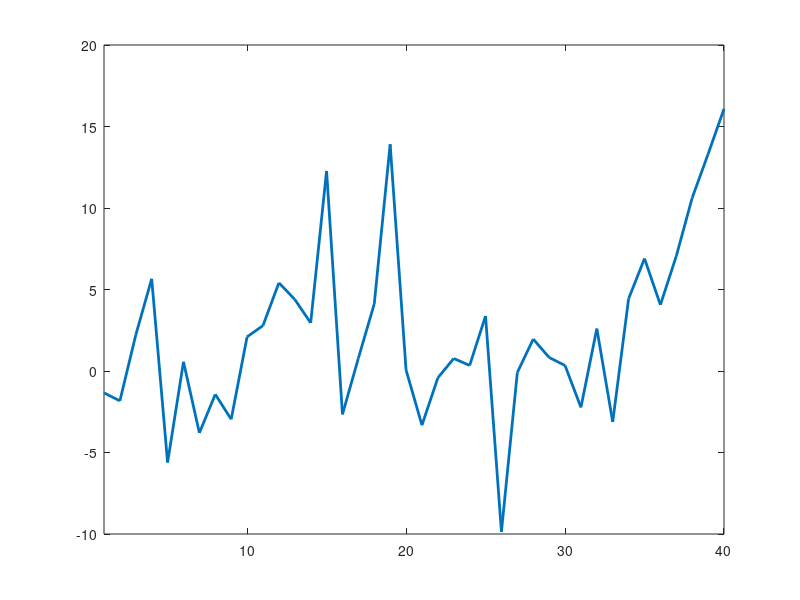
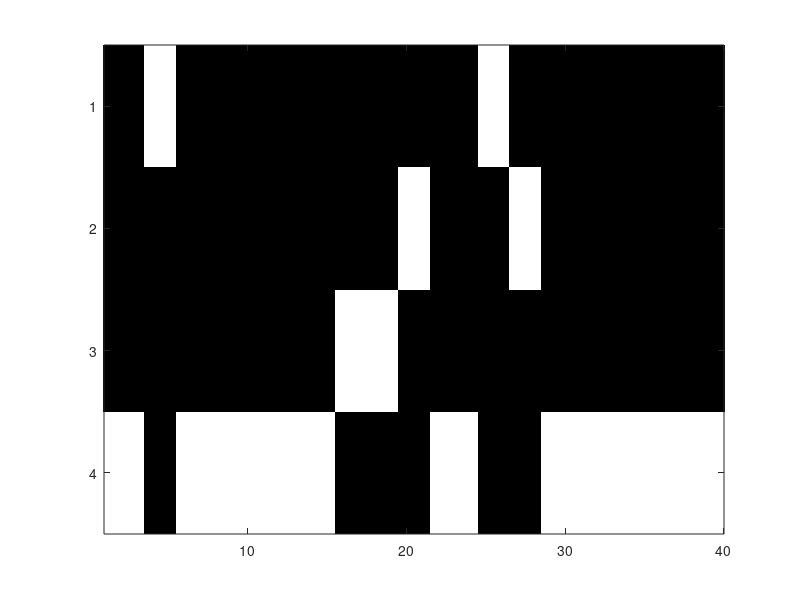
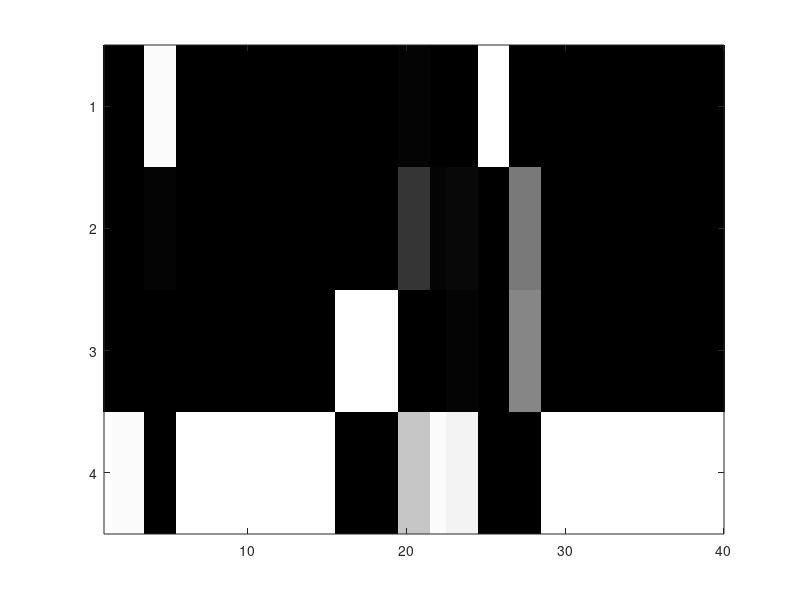
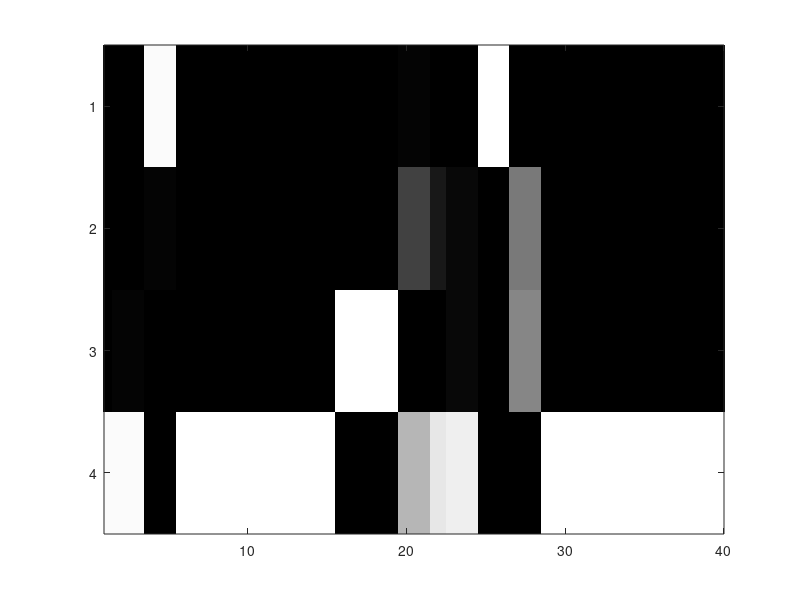

The MATLAB source for these figures, in order:
function SRLDSexample
close all

%% constant
    S=4; T=40; dh=5;

%% make some data
    [p,V,s,~]=chooseData(T,S,dh);

    figure('units','normalized','position',[0.05 0.4 0.95 0.1]);
    plot(1:T,V,'LineWidth',2,'MarkerSize',12); xlim([1 T]);
    drawnow;

    %% Ground truth    
    massReal=zeros(S,T);
    for t=1:T
        massReal(s(t),t)=1;
    end
    figure('units','normalized','position',[0.05 0.45 0.95 0.1]);
    imagesc(massReal);
    colormap('gray');
    xlim([1 T]);
    drawnow;

    %% Approximations
    numGaussians=[2 10];

    for n=1:length(numGaussians)
        [fapprox,Fapprox,wapprox,~]=filtering(p,V,numGaussians(n));
        [x,~]=RTSLinearSmoother(p,V,fapprox,Fapprox,wapprox,numGaussians(n));

        massApprox=zeros(S,T);
        for t=1:T
            for j=1:S
                massApprox(j,t)=sum(sum(x{t}(j,:,:),3),2);
            end
        end
        figure('units','normalized','position',[0.05 0.45 0.95 0.1]);
        imagesc(massApprox);
        colormap('gray');
        xlim([1 T]);
        drawnow;
    end;
    
    %% Exact Inference
    [fapprox,Fapprox,wapprox,~]=filtering(p,V,inf);
    [x,~]=RTSLinearSmoother(p,V,fapprox,Fapprox,wapprox,inf);

    massExact=zeros(S,T);
    for t=1:T
        for j=1:S
            massExact(j,t)=sum(sum(x{t}(j,:,:),3),2);
        end
    end
    figure('units','normalized','position',[0.05 0.45 0.95 0.1]);
    imagesc(massExact); colormap('gray'); xlim([1 T]);
    drawnow;
            
    keyboard           
end
function [p,V,s,H]=chooseData(T,S,dh)
    V(1)=inf;
    s(1)=0;
    missed=true;
    while min(V)<-10|| max(V)>25 || missed
        [p,V,s,H]=createData(T,S,dh);
        missed=false;
        for i=1:S
            if ~ismember(i,s)
                missed=true;
            end
        end
    end
end
function [p,V,s,H]=createData(T,S,dh)
%% constant
    ceq0=1;
    ceq1=2;

    for s=1:S
        p.B0{s}=randn(1,dh); p.mu0v{s}=randn; p.sig0v{s}=5;   p.mu0h{s}=randn(dh,1); p.sig0h{s}=randcov(dh); p.A{s}=randn(dh);
        p.B1{s}=randn(1,dh); p.mu1v{s}=randn; p.sig1v{s}=5;   p.mu1h{s}=randn(dh,1); p.sig1h{s}=randcov(dh);
        p.pstgstm1ctm1(s,s,ceq1)=0.999999; % if the process just flipped, it doesn't flip again now
        p.pstgstm1ctm1(s,s,ceq0)=rand/2+0.5; % if the process just flipped, it doesn't flip again now
        for sp=[1:s-1,s+1:S]
            p.pstgstm1ctm1(sp,s,ceq1)=(1-p.pstgstm1ctm1(s,s,ceq1))/(S-1);
            p.pstgstm1ctm1(sp,s,ceq0)=(1-p.pstgstm1ctm1(s,s,ceq0))/(S-1);
        end
        p.ps1(s)=rand;
        p.muh1{s}=randn(dh,1); p.sigh1{s}=randcov(dh);
    end
    p.ps1=p.ps1/sum(p.ps1);
    
    %dimensions
    dh=length(p.mu0h{1}); dv=length(p.mu0v{1});
    
    
    %initialise
    s=zeros(1,T); H=zeros(dh,T); V=zeros(dv,T);
    
    t=1;
    s(t)=randgen(p.ps1);
    H(:,t)=p.mu1h{s(t)}+chol(p.sig1h{s(t)})*randn(dh,1);
    V(:,t)=p.B1{s(t)}*H(:,t)+p.mu1v{s(t)}+chol(p.sig1v{s(t)})*randn(dv,1);
    
    t=2;
    s(t)=randgen(p.pstgstm1ctm1(:,s(t-1),1));
    if s(t)==s(t-1) % no reset
        H(:,t)=p.A{s(t)}*H(:,t-1)+p.mu0h{s(t)}+chol(p.sig0h{s(t)})*randn(dh,1);
        V(:,t)=p.B0{s(t)}*H(:,t)+p.mu0v{s(t)}+chol(p.sig0v{s(t)})*randn(dv,1);        
    else % reset
        H(:,t)=p.mu1h{s(t)}+chol(p.sig1h{s(t)})*randn(dh,1);
        V(:,t)=p.B1{s(t)}*H(:,t)+p.mu1v{s(t)}+chol(p.sig1v{s(t)})*randn(dv,1);
    end

    for t=3:T
        s(t)=randgen(p.pstgstm1ctm1(:,s(t-1),(s(t-1)~=s(t-2))+1));
        if s(t)==s(t-1) % no reset
            H(:,t)=p.A{s(t)}*H(:,t-1)+p.mu0h{s(t)}+chol(p.sig0h{s(t)})*randn(dh,1);
            V(:,t)=p.B0{s(t)}*H(:,t)+p.mu0v{s(t)}+chol(p.sig0v{s(t)})*randn(dv,1);        
        else % reset
            H(:,t)=p.mu1h{s(t)}+chol(p.sig1h{s(t)})*randn(dh,1);
            V(:,t)=p.B1{s(t)}*H(:,t)+p.mu1v{s(t)}+chol(p.sig1v{s(t)})*randn(dv,1);
        end
    end
end


%% FILTERING
function [f,F,w,alpha,loglik]=filtering(p,V,numgaussians)
%% constant
    ceq0=1;
    ceq1=2;

%% initialise
    T=length(V);
    dh=length(p.mu0h{1}); dv=length(p.mu0v{1});
    S=length(p.ps1);
    for t=1:T
        f{t}=zeros(dh,S,min(t+1,numgaussians));
        F{t}=zeros(dh,dh,S,min(t+1,numgaussians));
        w{t}=sparse(S,t+1,min(t+1,numgaussians));
        alpha{t}=zeros(S,1);
    end

    [st,~]=dbstack; fprintf([st(1).name ' n=%d\n'],numgaussians); clear st;
    tic
    
%% first time-step (t=1)
    t=1;

    %c1=1, reset
    for s=1:S
        [ft(:,s,1),Ft(:,:,s,1),logpvgsc]=...
            forwardUpdate(zeros(dh,1),zeros(dh,dh),V(:,t),zeros(dh,dh),p.B1{s},p.sig1h{s},p.sig1v{s},p.mu1h{s},p.mu1v{s});
        %output_ft = ft(:,s,1);

        %output_Ft = Ft(:,:,s,1);
        %output_log = logpvgsc;
        %input_paul = [zeros(dh,1),zeros(dh,dh),V(:,t),zeros(dh,dh),p.B1{s},p.sig1h{s},p.sig1v{s},p.mu1h{s},p.mu1v{s}];
        logp(s,1) = log(p.ps1(s))+logpvgsc;

        %c1=0, no reset
        [ft(:,s,2),Ft(:,:,s,2),logpvgsc]=...
            forwardUpdate(zeros(dh,1),zeros(dh,dh),V(:,t),zeros(dh,dh),p.B0{s},p.sigh1{s},p.sig0v{s},p.muh1{s},p.mu0v{s});
        logp(s,2) = log(p.ps1(s))+logpvgsc;
    end

    w{t}(:)=condexp(logp(:));

    % calculate likelihood 
    loglik=logsumexp(logp(:)',ones(1,2*S));    
    
    for s=1:S
        is{s}=find(w{t}(s,:));
        f{t}(:,s,:)=ft(:,s,is{s});
        F{t}(:,:,s,:)=Ft(:,:,s,is{s});
        alpha{t}(s)=sum(w{t}(s,:));
    end
    
%% remaining time-steps:
    fprintf('% 6.2f%%\n',0);
    factor=200;
    for t=2:T
        clear ft Ft;
        
        ft=zeros(dh,S,min(numgaussians+1,t+1));
        Ft=zeros(dh,dh,S,min(numgaussians+1,t+1));

        if mod(t,factor)==0; fprintf('\b\b\b\b\b\b\b\b% 6.2f%%\n',t*100/T); end;
        
        % have to calculate w
        clear logp;
        logp=ones(S,t+1)*-inf;
        
        for s=1:S
            %ct=1, reset
            [ft(:,s,1),Ft(:,:,s,1),logpvgscv]=...
                    forwardUpdate(zeros(dh,1),zeros(dh,dh),V(:,t),zeros(dh,dh),p.B1{s},p.sig1h{s},p.sig1v{s},p.mu1h{s},p.mu1v{s});

            pstm1ctm1(:,ceq1)=w{t-1}([1:s-1,s+1:S],1);
            pstm1ctm1(:,ceq0)=sum(w{t-1}([1:s-1,s+1:S],2:end),2);
            pstgstm1ctm1nots=reshape(p.pstgstm1ctm1(s,[1:s-1,s+1:S],:),S-1,2);
            
            % have to calculate w
            logp(s,1)=sum(log(pstm1ctm1(:)'*pstgstm1ctm1nots(:)))+logpvgscv; 

            %ct=0, no reset
            for n_i=1:length(is{s})
                % only get to index i+1 at time t from index i at time t-1
                [ft(:,s,n_i+1),Ft(:,:,s,n_i+1),logpvgsciv]=...
                        forwardUpdate(f{t-1}(:,s,n_i),F{t-1}(:,:,s,n_i),V(:,t),p.A{s},p.B0{s},p.sig0h{s},p.sig0v{s},p.mu0h{s},p.mu0v{s});

                i=is{s}(n_i);
                if i==1; ctm1=ceq1; else ctm1=ceq0; end

                logp(s,i+1)=sumlog([w{t-1}(s,i) p.pstgstm1ctm1(s,s,ctm1)])+logpvgsciv;
            end
        end
        
        wt=reshape(condexp(logp(:)),size(logp));
        
        for s=1:S
            is{s}=[1 is{s}+1];
            if (t>=numgaussians) % then drop a component
                [~,idrop]=min(wt(s,is{s}));
                Z=sum(wt(s,is{s}));
                is{s}=is{s}([1:idrop-1,idrop+1:numgaussians+1]);
                w{t}(s,:)=sparse(is{s},ones(1,numgaussians),wt(s,is{s}),t+1,1);
                w{t}(s,:)=w{t}(s,:)*Z/sum(w{t}(s,:)); % renormalise

                f{t}(:,s,:)=ft(:,s,[1:idrop-1,idrop+1:numgaussians+1]);
                F{t}(:,:,s,:)=Ft(:,:,s,[1:idrop-1,idrop+1:numgaussians+1]);
            else
                w{t}=wt;
                f{t}(:,s,:)=ft(:,s,is{s});
                F{t}(:,:,s,:)=Ft(:,:,s,is{s});
            end
            alpha{t}(s)=sum(w{t}(s,:));
        end
        
        % calculate likelihood 
        loglik=loglik+logsumexp(logp(:),ones(length(logp(:)),1));
    end
    
    toc
end
%% SMOOTHERS
function [x,beta]=RTSLinearSmoother(p,V,f,F,w,numgaussians)
%% constant
    ceq0=1;
    ceq1=2;

%% initialise
    T=length(V);
    dh=length(p.mu0h{1});
    S=length(p.ps1);

    [st,~]=dbstack; fprintf([st(1).name ' n=%d\n'],numgaussians); clear st;
    tic

%% t=T
    beta{T}=full(sum(w{T},2));

    for s=1:S   
        is{s}=find(squeeze(w{T}(s,:)));
        x{T}(s,1:length(is{s}),1)=full(w{T}(s,is{s}));
    
        meang{T}=zeros(dh,1);
        for n_i=1:length(is{s})
            gT{s,n_i,1}=f{T}(:,s,n_i);
            GT{s,n_i,1}=F{T}(:,:,s,n_i);
            meang{T}=meang{T}+x{T}(s,n_i,1)*gT{s,n_i,1};
        end
        jstp1{s}=1;
    end
    
    gtp1=gT;
    Gtp1=GT;
    istp1=is;
    
%% t<T
    fprintf('% 6.2f%%\n',0);

    factor=200;
    for t=T-1:-1:1
        meang{t}=zeros(dh,1);
        
        if mod(t,factor)==0; fprintf('\b\b\b\b\b\b\b\b% 6.2f%%\n',(T-t)*100/T); end;

        clear xt;
        for s=1:S
            is{s}=find(squeeze(w{t}(s,:)));

            for n_i=1:length(is{s})
                n_i_tp1=n_i+(istp1{s}(n_i)<=is{s}(n_i));

                % copy in from t+1
                if n_i_tp1<=length(istp1{s})
                    if is{s}(n_i)+1==istp1{s}(n_i_tp1)
                        xt(s,n_i,2:length(jstp1{s})+1)=x{t+1}(s,n_i_tp1,1:length(jstp1{s}));
                    end
                end
            end
            % calculate normalisation for jt=1
            Z(s)=p.pstgstm1ctm1(s,[1:s-1,s+1:S],ceq1)*w{t}([1:s-1,s+1:S],1) ...
                +   sum(p.pstgstm1ctm1(s,[1:s-1,s+1:S],ceq0)*w{t}([1:s-1,s+1:S],2:end));
            if istp1{s}(1)==1
                Z2(s)=sum(x{t+1}(s,1,:),3);
            else
                Z2(s)=0;
            end
        end
        for s=1:S
            
            % calculate j=1
            if is{s}(1)==1
                xt(s,1,1)=w{t}(s,1).*((p.pstgstm1ctm1([1:s-1,s+1:S],s,ceq1)'./Z([1:s-1,s+1:S]))*Z2([1:s-1,s+1:S])');
            end
            isbiggerthan1=find(is{s}>1);
            xt(s,isbiggerthan1,1)=w{t}(s,is{s}(isbiggerthan1)).*((p.pstgstm1ctm1([1:s-1,s+1:S],s,ceq0)'./Z([1:s-1,s+1:S]))*Z2([1:s-1,s+1:S])');
        end
        
        if numgaussians~=inf  % may need to drop something
            for s=1:S
                l_is=length(is{s});
                l_js=length(jstp1{s})+1;
                [i j v]=find(reshape(xt(s,:,1:l_js),l_is,l_js));
                [~,indices]=sort(v,'descend');
                num=min(length(indices),numgaussians); 
                indices=indices(1:num);
                xt(s,1:l_is,1:l_js)=full(sparse(i(indices),j(indices),v(indices)*sum(v)/sum(v(indices)),l_is,l_js));
            end
        end   
        %% now delete empty columns.
        x{t}=zeros(S,min(t+1,numgaussians),min(T-t+1,numgaussians));
        for s=1:S
            cols=find(squeeze(sum(xt(s,:,:),2)));
            x{t}(s,:,1:length(cols))=xt(s,:,cols);
            js{s}=[1 jstp1{s}+1]; js{s}=js{s}(cols);
        end
        
        
        beta{t}=full(sum(sum(x{t},3),2));
        meang{t}=zeros(dh,1);
                
        gt={}; Gt={};
        
        for s=1:S
            for n_j=1:length(js{s});
                jn=js{s}(n_j);
                if jn==1

                    for n_i=1:length(is{s});

                        gt{s,n_i,1}=f{t}(:,s,n_i);
                        Gt{s,n_i,1}=F{t}(:,:,s,n_i);

                        meang{t}=meang{t}+x{t}(s,n_i,1).*gt{s,n_i,1};
                    end

                else

                    n_j_tp1=1;
                    while jn-1~=jstp1{s}(n_j_tp1)
                        n_j_tp1=n_j_tp1+1;
                    end

                    for n_i=1:length(is{s});
                        if x{t}(s,n_i,n_j)>0
                            in=is{s}(n_i);

                            n_i_tp1=n_i+(istp1{s}(n_i)<=in);

                            [gt{s,n_i,n_j} Gt{s,n_i,n_j} ggpRGp]=backwardUpdate(gtp1{s,n_i_tp1,n_j_tp1},Gtp1{s,n_i_tp1,n_j_tp1},f{t}(:,s,n_i),F{t}(:,:,s,n_i),p.A{s},p.sig0h{s},p.mu0h{s}); %% EXPENSiVE

                            meang{t}=meang{t}+x{t}(s,n_i,n_j).*gt{s,n_i,n_j};
                        end
                    end
                end
            end
        end
        
        gtp1=gt;
        Gtp1=Gt;
        istp1=is;
        jstp1=js;
    end
    
    meang=cell2mat(meang);
    toc

    mean(meang,2)
end
%% STANDARD KALMAN UPDATES
function [fnew Fnew logpvgv]=forwardUpdate(f,F,v,A,B,CovH,CovV,meanH,meanV)
    %LDSFORWARDUPDATE Single Forward update for a Latent Linear Dynamical System (Kalman Filter)
    % [fnew Fnew logpvgv]=LDSforwardUpdate(f,F,v,A,B,CovH,CovV,meanH,meanV)
    %
    % inputs:
    % f : filterered mean p(h(t)|v(1:t))
    % F : filterered covariance p(h(t)|v(1:t))
    % v : observation v(t+1)
    % A : transition matrix
    % B : emission matrix
    % CovH : transition covariance
    % CovV : emission covariance
    % meanH : transition mean
    % meanV : emission mean
    %
    % Outputs:
    % fnew : : filterered mean p(h(t+1)|v(1:t+1))
    % Fnew : filterered covariance p(h(t+1)|v(1:t+1))
    % logpgvg : log p(v(t+1)|v(1:t))
    muh=A*f+meanH;

    muv=B*muh+meanV;
    Shh=A*F*A'+CovH;


    Svh=B*Shh;
    %Svv=B*Shh*B'+CovV;
    Svv=Svh*B'+CovV;
    del = v-muv;
    invSvvdel=Svv\del;

    fnew = muh+Svh'*invSvvdel;
    %Fnew=Shh-Svh'*(Svv\Svh); Fnew=0.5*(Fnew+Fnew');
    %K = Shh*B'/Svv; % Kalman Gain

    K = Svh'/Svv; % Kalman Gain

    tmp=eye(size(A))-K*B;
    Fnew = tmp*Shh*tmp'+K*CovV*K'; % Joseph's form 
    logpvgv = -0.5*del'*invSvvdel-0.5*logdet(2*pi*Svv); %% THiS iS WHERE THE TiME iS SPENT.
end
function [gnew Gnew Gpnew]=backwardUpdate(g,G,f,F,A,CovH,meanH)
    %LDSBACKWARDUPDATE Single Backward update for a Latent Linear Dynamical System (RTS smoothing update)
    % [gnew Gnew Gpnew]=LDSbackwardUpdate(g,G,f,F,A,CovH,meanH)
    %
    % inputs:
    % g : smoothed mean p(h(t+1)|v(1:T))
    % G : smoothed covariance p(h(t+1)|v(1:T))
    % f : filterered mean p(h(t)|v(1:t))
    % F : filterered covariance p(h(t)|v(1:t))
    % A : transition matrix
    % CovH : transition covariance
    % CovV : emission covariance
    % meanH : transition mean
    %
    % Outputs:
    % gnew : smoothed mean p(h(t)|v(1:T))
    % Gnew : smoothed covariance p(h(t)|v(1:T))
    % Gpnew : smoothed cross moment  <h_t h_{t+1}|v(1:T)>
    muh=A*f+meanH;
    Shtpt=A*F;
    %Shtptp=A*F*A'+CovH;
    Shtptp=Shtpt*A'+CovH;
    leftA = (Shtpt')/Shtptp;
    leftS = F - leftA*Shtpt;
    leftm = f - leftA*muh;
    gnew = leftA*g+leftm;
    leftAG=leftA*G;
    %Gnew = leftA*G*leftA'+leftS; Gnew=0.5*(Gnew+Gnew'); % could also use Joseph's form if desired
    %Gpnew = leftA*G+gnew*g'; % smoothed <h_t h_{t+1}>
    Gnew = leftAG*leftA'+leftS; Gnew=0.5*(Gnew+Gnew'); % could also use Joseph's form if desired
    Gpnew = leftAG+gnew*g'; % smoothed <h_t h_{t+1}>
end
%% UTILITY FUNCTIONS
function y=randcov(dh)
    x=0.001*randn(dh);
    y=triu(x)*triu(x)';
end
function y = randgen(p, m, n, s)
    % RANDGEN	Generates discrete random variables given the pdf
    %
    % Y = RANDGEN(P, M, N, S)
    %
    % Inputs :
    %	P : Relative likelihoods (or pdf) of symbols
    %	M : Rows    <Default = 1>
    %	N : Columns <Default = 1>
    %	S : Symbols <Default 1:length(P)>

    % Change History :
    % Date		Time		Prog	Note
    % 06-Jul-1997	 4:36 PM	ATC	Created under MATLAB 5.0.0.4064

    % ATC = Ali Taylan Cemgil,
    % Bogazici University, Dept. of Computer Eng. 80815 Bebek Istanbul Turkey
    % e-mail : cemgil@boun.edu.tr 
    if isempty(p); y=[]; return; end % no samples if p is empty (DB)
    if (nargin < 2) m = 1; end
    if (nargin < 3) n = 1;end
    if (nargin < 4) s = 1:length(p);end

    c = cumsum(p);
    c = c(:)'/c(end);
    N = m*n;
    u = rand(N,1);
    % for i=1:N, y(i) = length(find(c<y(i)))+1; end;

    y = sum( c(ones(N,1),:) < u(:, ones(length(c),1)) , 2 ) + 1;

    y = reshape(s(y), m, n);
end
function anew=logsumexp(a,b)
    %LOGSUMEXP Compute log(sum(exp(a).*b)) valid for large a
    % example: logsumexp([-1000 -1001 -998],[1 2 0.5])
    amax=max(a); A =size(a,1);
    anew = amax + log(sum(exp(a-repmat(amax,A,1)).*b));
end
function l=logdet(A)
    %LOGDET Log determinant of a positive definite matrix computed in a numerically more stable manner
    
    [u s v]=svd(A); 
    l=sum(log(diag(s)+1.0e-20));
end
function pnew=condexp(logp)
    %CONDEXP  Compute p\propto exp(logp);
    fprintf('size(logp) is %s\n', mat2str(size(logp)))

    pmax=max(logp,[],1); P =size(logp,1);
    pnew = condp(exp(logp-repmat(pmax,P,1)));
end
function pnew=condp(pin)
    %CONDP Make a conditional distribution from the matrix 
    % pnew=condp(pin)
    %
    % Input : pin  -- a positive matrix pin
    % Output:  matrix pnew such that sum(pnew,1)=ones(1,size(p,2))
    p = pin./max(pin(:));
    p = p+eps; % in case all unnormalised probabilities are zero
    pnew=p./repmat(sum(p,1),size(p,1),1);
end
function lx=sumlog(x)
    %SUMLOG sum(log(x)) with a cutoff at 10e-200
    cutoff=10e-200;x(find(x<cutoff))=cutoff; lx=sum(log(x));
end
